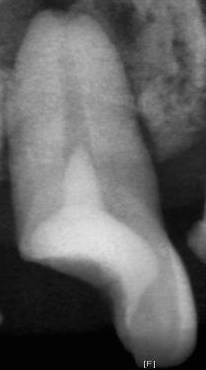
#> input picture tooth/images/16_jpg.rf.244fb6568e74aa33f21c0016ffb2212c.jpg, 206 x 370 px, found by its file name; its folder holds 4 pictures in this run
$ python addweight.py
#> lines starting #> are read from the running program, lines starting #| are printed output that depends on the picture
import cv2
import os

img_dir_1 = "tooth/images"
img_dir_2 = "tooth/sobel"
output_dir = "tooth/original_sobel_addweight"

os.makedirs(output_dir, exist_ok=True)

for name in os.listdir(img_dir_1):
    img_path_1 = os.path.join(img_dir_1, name)
    img_path_2 = os.path.join(img_dir_2, name)
    output_path = os.path.join(output_dir, name)

    img1 = cv2.imread(img_path_1, cv2.IMREAD_GRAYSCALE)
#> img1 is the input picture: shape (370, 206); min 0, max 226, mean 98.2
    img2 = cv2.imread(img_path_2, cv2.IMREAD_GRAYSCALE)


    img3 = cv2.addWeighted(img1, 0.8, img2, 0.3, 0)
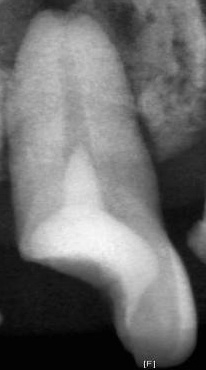
#> img3: shape (370, 206); min 0, max 249, mean 108

    cv2.imwrite(output_path, img3)

# [4 lines of commented-out code are left out]
